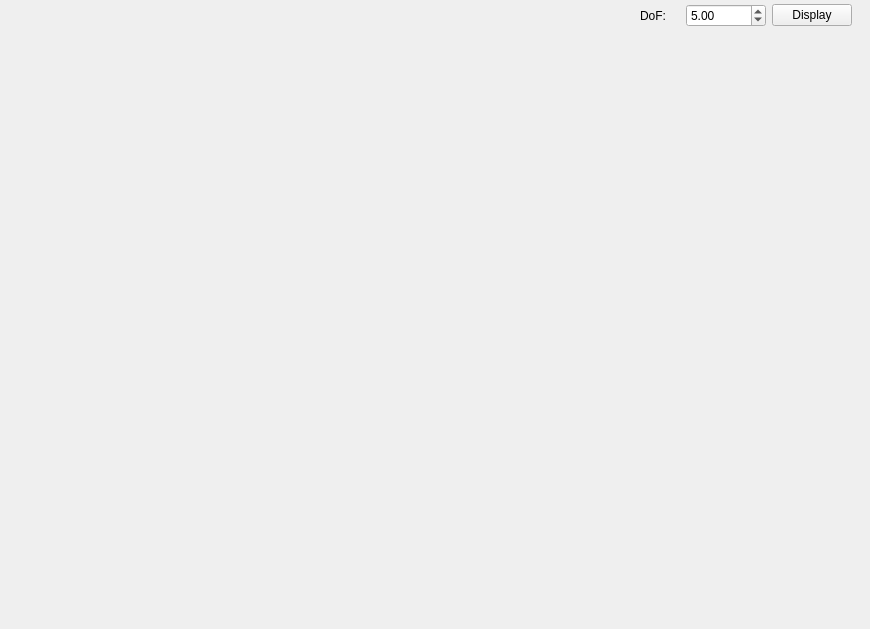
          <widget class="QWidget" name="statsExplQQTTab">
           <attribute name="title">
            <string>Student-T</string>
           </attribute>
           <widget class="QWidget" name="verticalLayoutWidget_9">
            <property name="geometry">
             <rect>
              <x>-1</x>
              <y>29</y>
              <width>861</width>
              <height>591</height>
             </rect>
            </property>
            <layout class="QVBoxLayout" name="statsExplQQTVert"/>
           </widget>
           <widget class="QWidget" name="horizontalLayoutWidget_4">
            <property name="geometry">
             <rect>
              <x>640</x>
              <y>0</y>
              <width>212</width>
              <height>31</height>
             </rect>
            </property>
            <layout class="QHBoxLayout" name="statsExplQQTDoFHoriz" stretch="1,2,1">
             <item>
              <widget class="QLabel" name="label_125">
               <property name="text">
                <string>DoF:</string>
               </property>
              </widget>
             </item>
             <item>
              <widget class="QDoubleSpinBox" name="statsExplQQTDoFSpin">
               <property name="decimals">
                <number>2</number>
               </property>
               <property name="maximum">
                <double>100.000000000000000</double>
               </property>
               <property name="singleStep">
                <double>1.000000000000000</double>
               </property>
               <property name="value">
                <double>5.000000000000000</double>
               </property>
              </widget>
             </item>
             <item>
              <widget class="QPushButton" name="statsExplQQTDisplayButton">
               <property name="text">
                <string>Display</string>
               </property>
              </widget>
             </item>
            </layout>
           </widget>
           <widget class="QWidget" name="verticalLayoutWidget_10">
            <property name="geometry">
             <rect>
              <x>0</x>
              <y>0</y>
              <width>631</width>
              <height>31</height>
             </rect>
            </property>
            <layout class="QVBoxLayout" name="statsExplQQTToolVert"/>
           </widget>
          </widget>
